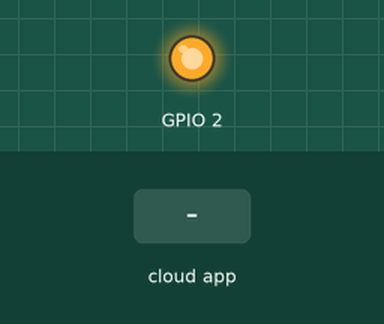
Bench run of a sketch on a simulated ESP8266 (NodeMCU). On the bench: output pins drawn as LEDs (lit = HIGH). The inputs (shaded band) are chosen by the test bench.

Above: at 2.7 s.
2.8 s: the phone or cloud app sets 0 to 1
At 4.2 s:
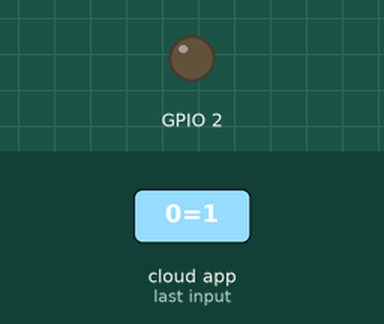
5.0 s: the phone or cloud app sets 0 to 0
At 7.0 s:
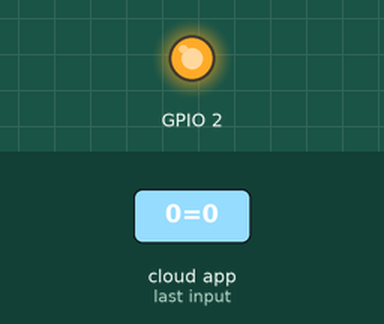
Timing chart, 0 to 8.5 s (numbered marks = the images above; inputs shaded):
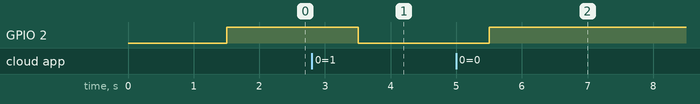

The sketch:

mydevices_mqtt.ino
```cpp
#include <CayenneMQTTESP8266.h>


char ssid[] = "Gator";
char password[] = "gators123";

char username[] = "02ed3e70-660a-11ea-b301-fd142d6c1e6c";
char mqtt_password[] = "8ce568232d8b56ecd2a915b86130385f27e744b8";
char client_id[] = "9c95d540-660b-11ea-ba7c-716e7f5ba423";
int8_t MQ_135, MQ_9, MQ_2, Temperature, Distance;
unsigned long previousMillis = 0;        // will store last time LED was updated

// constants won't change :
const long interval = 3000;           // interval at which to blink (milliseconds)

void setup() {
  // put your setup code here, to run once:
  Cayenne.begin(username, mqtt_password, client_id, ssid, password);
  pinMode(2, OUTPUT);
  digitalWrite(2, HIGH);
  Serial.begin(115200);
}

void loop() {
  // put your main code here, to run repeatedly:
  Cayenne.loop();
  if (Serial.available() > 0) {
    MQ_135 = Serial.read();
    MQ_9 = Serial.read();
    MQ_2 = Serial.read();
    Temperature = Serial.read();
    }
     unsigned long currentMillis = millis();

  if (currentMillis - previousMillis >= interval) {
    // save the last time you blinked the LED
    previousMillis = currentMillis;
    Cayenne.virtualWrite(1, MQ_135, "Random", "%");
    Cayenne.virtualWrite(2, MQ_9, "Random", "%");
    Cayenne.virtualWrite(3, MQ_2, "Random", "%");
    Cayenne.virtualWrite(4, Temperature, "Random", "%");
    }
}

CAYENNE_IN(0){
  digitalWrite(2, !getValue.asInt());
  }
```

Measured:
- after the input at 2.8 s, GPIO 2: HIGH → LOW after 0.70 s
- after the input at 5.0 s, GPIO 2: LOW → HIGH after 0.50 s
